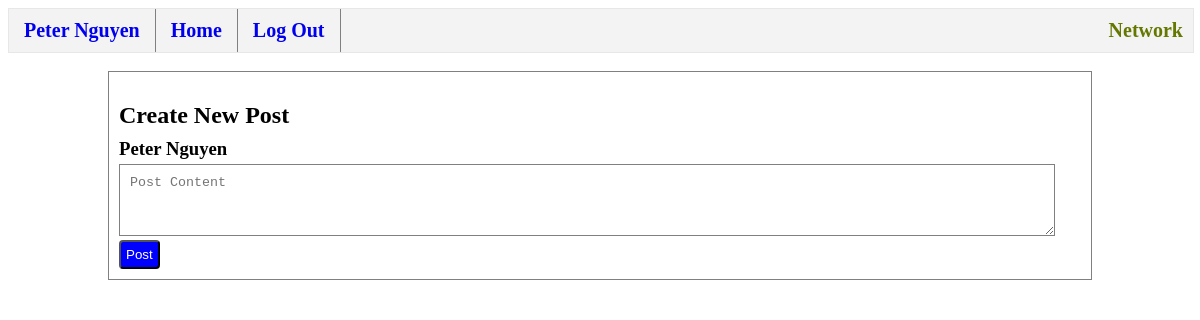
Page / (signed in) on the earlier database version.
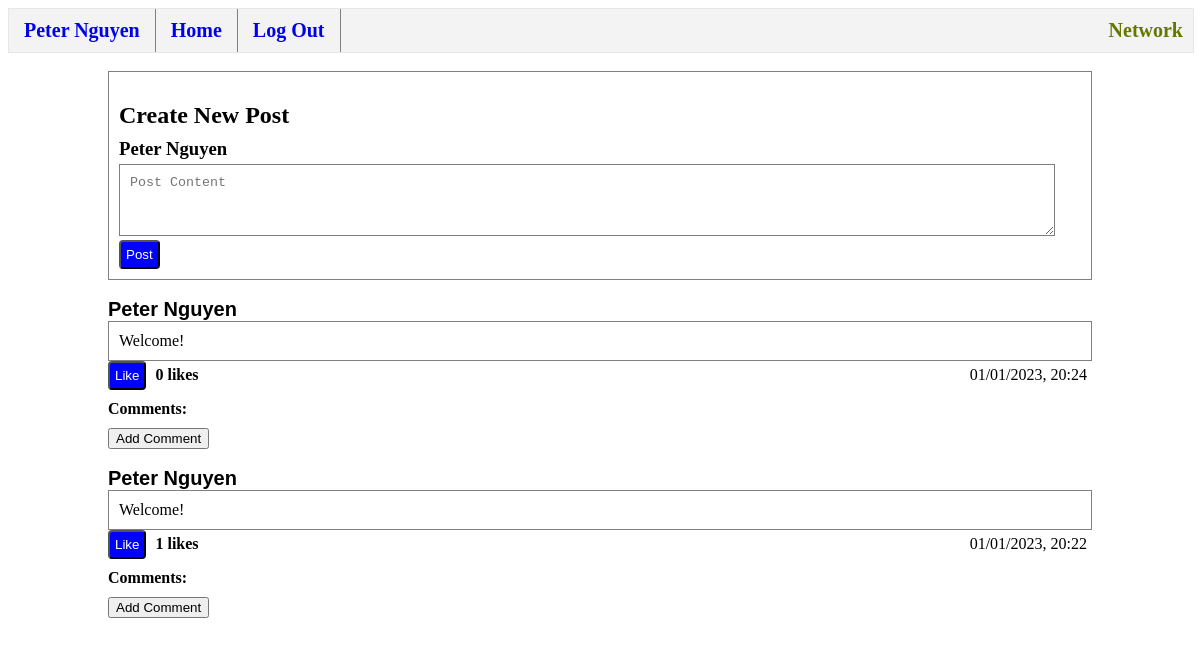
Same page on the later database version.
### tables this page shows
CREATE TABLE posts (
    id INTEGER PRIMARY KEY AUTOINCREMENT,
    user_id INTEGER NOT NULL,
    username TEXT NOT NULL,
    content TEXT NOT NULL,
    likes INTEGER DEFAULT 0 NOT NULL,
    datetime NUMERIC NOT NULL,
    FOREIGN KEY (user_id) REFERENCES users(id) ON DELETE CASCADE
);

### app.py (the view)
@app.route("/", methods=["GET", "POST"])
@login_required
def index():
    if request.method == "GET":
        pass
    if request.method == "POST":
        content = request.form.get("content")
        if content:
            create_post(content)
    posts = get_posts()
    comments = get_comments()
    return render_template("index.html", posts=posts, comments=comments)

### helpers.py (called while the page is built)
def executeDB(query, arg=None):
    conn = sql.connect('network.db')
    conn.row_factory = sql.Row # "dictionary cursor"
    cur = conn.cursor()
    if arg == None:
        cur.execute(query)
    else:
        cur.execute(query, arg)
    value = cur.fetchall()
    conn.commit()
    conn.close()
    return value

def get_comments():
    return executeDB("SELECT * from comments")

def get_posts(user_id=None):
    if user_id == None:
        posts = executeDB("SELECT * FROM posts ORDER BY datetime DESC")
    else:
        posts = executeDB("SELECT * FROM posts WHERE user_id = ? ORDER BY datetime DESC", [user_id])
    return posts

def login_required(f):
    @wraps(f)
    def decorated_function(*args, **kwargs):
        if session.get("user_id") is None:
            return redirect("/login")
        return f(*args, **kwargs)
    return decorated_function

### templates/index.html (shortened to what this page needs)
{% extends "layout.html" %}
{% block body %}
    <div class="post">
        <h2>Create New Post</h2>
        <h3 class="username">{{ session["username"] }}</h3>
        <form action="/" method="post">
            <textarea class="post text-box" placeholder="Post Content" name="content"></textarea>
            <br>
            <input class="button" type="submit" value="Post">
        </form>
    </div>
    <br>
    {% for post in posts %}
        <form action="/profile" method="post">
            <input class="profile-name" type="submit" value="{{ post.username }}">
        </form>
        <div class="post">{{ post.content }}</div>
        <button id="like-button{{ post.id }}" onclick=likeFeature({{post.id}}) class="like button" style="display: inline-block;">Like</button>
        <h4 id="like-count{{ post.id }}" class="inline">{{ post.likes }} likes</h4>
        <p class="inline right">{{ post.datetime }}</p>
        <div id="comments{{ post.id }}">
            <h4 class="no-margin">Comments:</h4>
        </div>
        <button class="comment-toggle no-margin" name="{{ post.id }}">Add Comment</button>
        <br>
        <br>
    {% endfor %}
{% endblock %}

### templates/layout.html (shortened to what this page needs)
<!DOCTYPE html>
<html lang="en">
    <head>
        <link href="{{ url_for('static', filename='styles.css') }}" rel="stylesheet">
    </head>
    <body>
        <nav class="nav-bar">
            <div>
                <div>
                    {% if session["user_id"] %}
                        <ul class="nav-list">
                            <li class="network-title">Network</li>
                            <li class="nav-item"><a class= "nav-link" href= "/profile">{{ session["username"] }}</a></li>
                            <li class="nav-item"><a class= "nav-link" href="/" >Home</a></li>
                            <li class="nav-item"><a class= "nav-link" href="/logout">Log Out</a></li>
                        </ul>
                    {% else %}
                        <ul class="nav-list">
                            <li class="nav-item"><a class= "nav-link" href="/register">Register</a></li>
                            <li class="nav-item"><a class= "nav-link" href="/login">Log In</a></li>
                        </ul>
                    {% endif %}
                </div>
            </div>
        </nav>
        <br>
        <div class="page-padding">
        {% block body %}{% endblock %}
        </div>
    </body>
</html>

### static/styles.css (style rules this page uses)
.inline { margin-top: 5px; display: inline-block; margin-bottom: 5px; padding-left: 5px; padding-right: 5px; }
.no-margin { margin-top: 10px; margin-bottom: 0px; }
.username { line-height: 0; margin-bottom:15px; }
.post { border-color: gray; border-style: solid; border-width:thin; padding: 10px; margin-bottom:0px; }
.text-box { height: fit-content; width: 95%; max-width: viewport; min-height: 50px; }
.right { float: right; }
.button { background-color:blue; color: white; border-radius: 4px; padding: 5px; display:block; }
.page-padding { padding-left: 100px; padding-right:100px; }
.profile-name { background: none!important; border: none; padding: 0!important; font-family: arial, sans-serif; font-size: 20px; color: black; cursor: pointer; font-weight: bold; }
.nav-bar { margin-top: 0px; padding: 0px; border: 1px solid gray; align-items: center; width: 100%; height: 43px; color: #670; border: 1px solid #e7e7e7; background-color: #f3f3f3; font-weight: bold; font-size: 20px; }
.nav-list { margin: 0; padding: 0; }
.network-title { float: right; text-align: center; padding-top: 10px; padding-bottom: 10px; margin-right: 10px; list-style-type: none; }
.nav-item { list-style-type: none; float: left; border-right: 1px solid gray; padding-top: 10px; padding-bottom: 10px; }
.nav-link { padding-top: 10px; padding-bottom: 10px; padding-left: 15px; padding-right: 15px; text-decoration: none; text-align: center; }

Differences in the rows shown:
added posts: username "Peter Nguyen", content "Welcome!", likes "0", datetime "01/01/2023, 20:24"
added posts: username "Peter Nguyen", content "Welcome!", likes "1", datetime "01/01/2023, 20:22"
